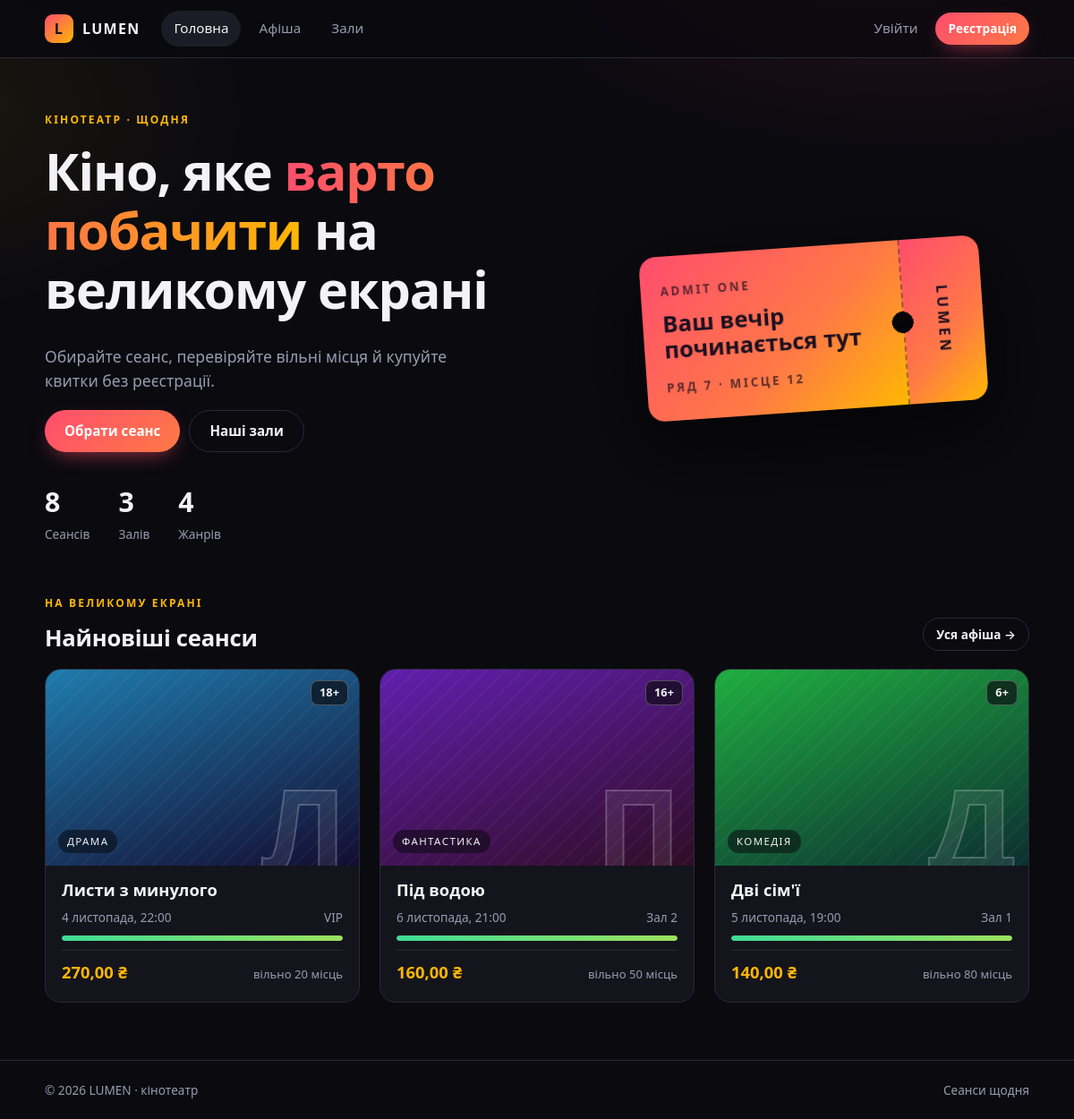
The page / on the database its author committed.
### cinema/models.py (models this page shows, shortened)
class Screening(models.Model):
    title = models.CharField("Назва фільму", max_length=150)
    description = models.TextField("Опис", blank=True)
    genre = models.ForeignKey(
        Genre, on_delete=models.PROTECT,
        related_name="screenings", verbose_name="Жанр",
    )
    hall = models.ForeignKey(
        Hall, on_delete=models.PROTECT,
        related_name="screenings", verbose_name="Зал",
    )
    start_time = models.DateTimeField("Початок сеансу")
    price = models.DecimalField("Ціна", max_digits=6, decimal_places=2)
    age_limit = models.PositiveIntegerField("Віковий ліміт", default=0)
    class Meta:
        ordering = ["start_time"]
        verbose_name = "Сеанс"
        verbose_name_plural = "Сеанси"
    def free_seats(self):
        sold = sum(t.seats_count for t in self.tickets.all())
        return self.hall.seats - sold

class Genre(models.Model):
    name = models.CharField("Назва", max_length=100)
    class Meta:
        ordering = ["name"]
        verbose_name = "Жанр"
        verbose_name_plural = "Жанри"

class Hall(models.Model):
    name = models.CharField("Назва", max_length=50)
    seats = models.PositiveIntegerField("Кількість місць")
    class Meta:
        ordering = ["name"]
        verbose_name = "Зал"
        verbose_name_plural = "Зали"

### cinema/views.py (the view)
# urls.py: path("", views.home, name="home"),
def home(request):
    latest = (Screening.objects.select_related("genre", "hall")
              .prefetch_related("tickets").order_by("-pk")[:3])
    context = {
        "latest": latest,
        "screening_count": Screening.objects.count(),
        "hall_count": Hall.objects.count(),
        "genre_count": Genre.objects.count(),
    }
    return render(request, "cinema/home.html", context)

### cinema/templates/cinema/home.html (shortened to what this page needs)
{% extends "base.html" %}
{% block content %}
<section class="hero">
    <div>
        <p class="eyebrow">Кінотеатр · щодня</p>
        <h1>Кіно, яке <span class="grad">варто побачити</span> на великому екрані</h1>
        <p class="lead">Обирайте сеанс, перевіряйте вільні місця й купуйте квитки без реєстрації.</p>
        <div class="actions">
            <a class="btn" href="{% url 'cinema:screening_list' %}">Обрати сеанс</a>
            <a class="btn btn-ghost" href="{% url 'cinema:hall_list' %}">Наші зали</a>
        </div>
        <ul class="stats">
            <li><b>{{ screening_count }}</b><span>Сеансів</span></li>
            <li><b>{{ hall_count }}</b><span>Залів</span></li>
            <li><b>{{ genre_count }}</b><span>Жанрів</span></li>
        </ul>
    </div>
    <div class="hero-art" aria-hidden="true">
        <div class="ticket">
            <div class="ticket-main">
                <small>Admit one</small>
                <strong>Ваш вечір<br>починається тут</strong>
                <small>Ряд 7 · Місце 12</small>
            </div>
            <div class="ticket-stub"><span>LUMEN</span></div>
        </div>
    </div>
</section>
<div class="section-head">
    <div>
        <p class="eyebrow">На великому екрані</p>
        <h2>Найновіші сеанси</h2>
    </div>
    <a class="btn btn-ghost btn-sm" href="{% url 'cinema:screening_list' %}">Уся афіша →</a>
</div>
<div class="grid">
    {% for s in latest %}
        {% include "cinema/_screening_card.html" %}
    {% empty %}
        <p class="empty">Сеансів поки немає.</p>
    {% endfor %}
</div>
{% endblock %}

### cinema/templates/cinema/_screening_card.html
{% widthratio s.free_seats s.hall.seats 100 as free_pct %}
<article class="poster-card" style="--g: {{ s.genre_id }}">
    <a class="poster" href="{% url 'cinema:screening_detail' s.pk %}">
        <span class="badge-age">{{ s.age_limit }}+</span>
        <span class="poster-letter">{{ s.title|slice:":1" }}</span>
        <span class="genre-tag">{{ s.genre.name }}</span>
    </a>
    <div class="poster-body">
        <h3><a href="{% url 'cinema:screening_detail' s.pk %}">{{ s.title }}</a></h3>
        <div class="meta">
            <span>{{ s.start_time|date:"j E, H:i" }}</span>
            <a href="{% url 'cinema:hall_detail' s.hall.pk %}">{{ s.hall.name }}</a>
        </div>
        <div class="meter{% if s.free_seats < 10 %} low{% endif %}"><span style="width: {{ free_pct }}%"></span></div>
        <div class="card-foot">
            <span class="price">{{ s.price }} ₴</span>
            {% if s.free_seats > 0 %}
                <span class="seats">вільно {{ s.free_seats }} місць</span>
            {% else %}
                <span class="seats">квитків немає</span>
            {% endif %}
        </div>
    </div>
</article>

### rows shown on the page
Screening: age_limit "18", genre.name "ДРАМА", title "Листи з минулого", start_time "4 листопада, 22:00", hall.name "VIP", {{ free_pct }} 100 (drawn), price "270,00", free_seats "20"
Screening: age_limit "16", genre.name "ФАНТАСТИКА", title "Під водою", start_time "6 листопада, 21:00", hall.name "Зал 2", {{ free_pct }} 100 (drawn), price "160,00", free_seats "50"
Screening: age_limit "6", genre.name "КОМЕДІЯ", title "Дві сім'ї", start_time "5 листопада, 19:00", hall.name "Зал 1", {{ free_pct }} 100 (drawn), price "140,00", free_seats "80"

### other values the page prints
{{ screening_count }} "8"
{{ hall_count }} "3"
{{ genre_count }} "4"
